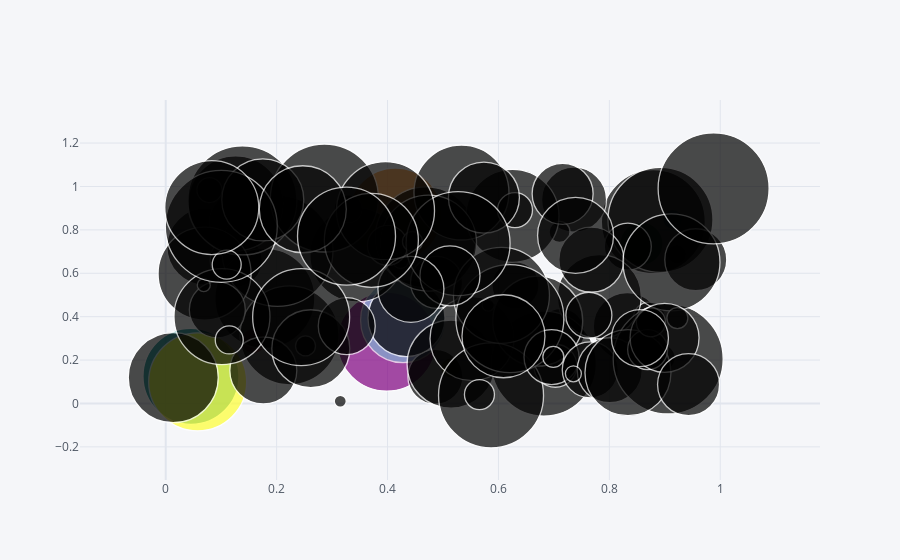

Notebook code cell kept with this figure:
### Code cell
print('What kind of plot you need , the complete data plot or columns plot')
cat = input('Press 1 for plotting all columns or press 2 for specifying columns to plot')
cat = int(cat)
main(cat)
